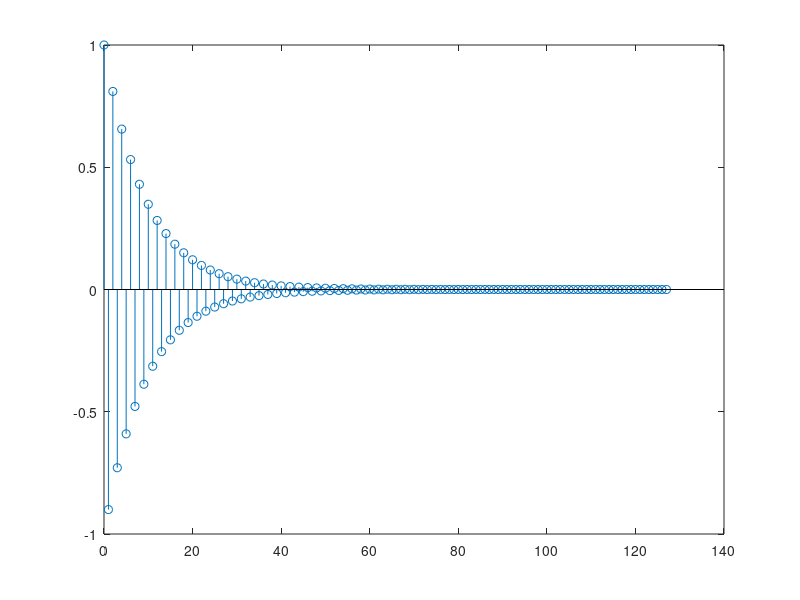
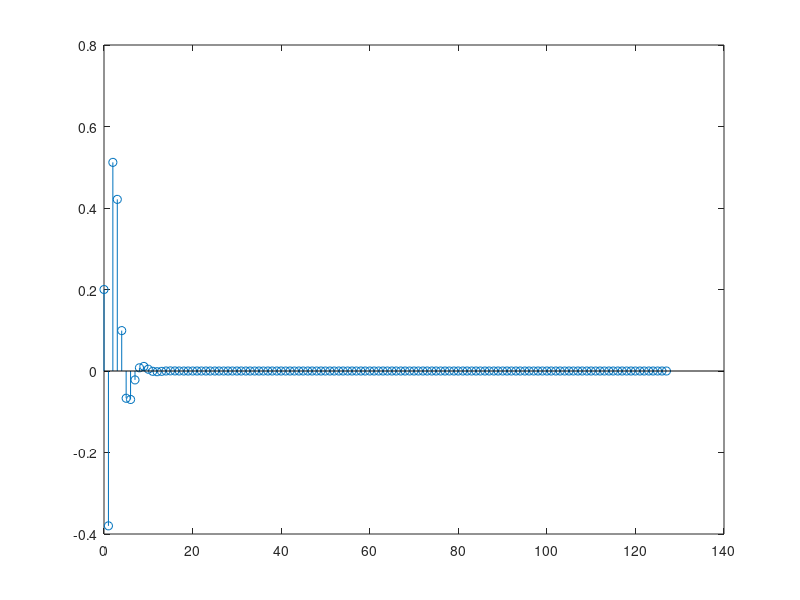
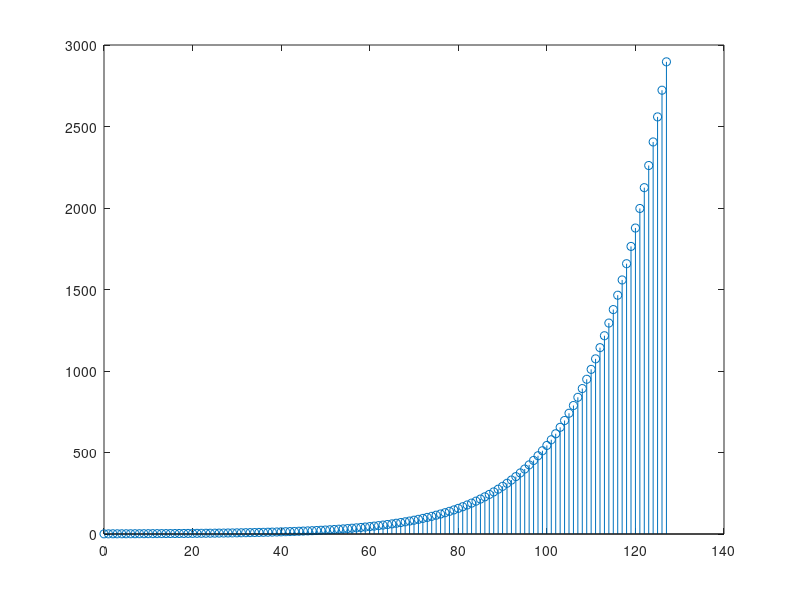

Recreate these plots in MATLAB, in order.
delta=[1,zeros(1,127)];
n=0:127;
y1=filter(1,[1 0.9],delta);
figure,stem(n',y1);
y2=filter([0.2 -0.5 0.8],[1 -0.6 0.3],delta);
figure,stem(n',y2);
y3=filter([1 0.5 0.25],[1 -0.5 -0.6],delta);
figure,stem(n',y3);

%The function in (c) is not stable for the response is not bounded for all
%the n in its scope

